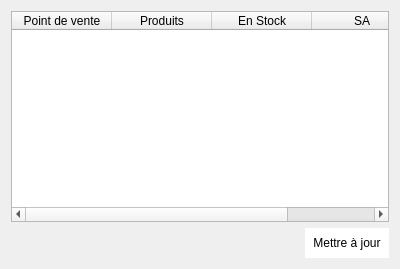
<?xml version="1.0" encoding="UTF-8"?>
<ui version="4.0">
 <class>AllSa</class>
 <widget class="QDialog" name="AllSa">
  <property name="geometry">
   <rect>
    <x>0</x>
    <y>0</y>
    <width>400</width>
    <height>269</height>
   </rect>
  </property>
  <property name="windowTitle">
   <string>Tous les produits en alertes</string>
  </property>
  <layout class="QVBoxLayout" name="verticalLayout">
   <item>
    <widget class="QTableWidget" name="table_sa">
     <property name="alternatingRowColors">
      <bool>true</bool>
     </property>
     <property name="gridStyle">
      <enum>Qt::DashDotDotLine</enum>
     </property>
     <attribute name="horizontalHeaderStretchLastSection">
      <bool>true</bool>
     </attribute>
     <attribute name="verticalHeaderVisible">
      <bool>false</bool>
     </attribute>
     <column>
      <property name="text">
       <string>Point de vente</string>
      </property>
     </column>
     <column>
      <property name="text">
       <string>Produits</string>
      </property>
     </column>
     <column>
      <property name="text">
       <string>En Stock</string>
      </property>
     </column>
     <column>
      <property name="text">
       <string>SA</string>
      </property>
     </column>
    </widget>
   </item>
   <item>
    <layout class="QHBoxLayout" name="horizontalLayout">
     <item>
      <spacer name="horizontalSpacer">
       <property name="orientation">
        <enum>Qt::Horizontal</enum>
       </property>
       <property name="sizeHint" stdset="0">
        <size>
         <width>40</width>
         <height>20</height>
        </size>
       </property>
      </spacer>
     </item>
     <item>
      <widget class="QPushButton" name="pushButton">
       <property name="styleSheet">
        <string notr="true">background-color:white;
padding:8px;
border:none;</string>
       </property>
       <property name="text">
        <string>Mettre à jour</string>
       </property>
      </widget>
     </item>
    </layout>
   </item>
  </layout>
 </widget>
 <resources/>
 <connections/>
</ui>
